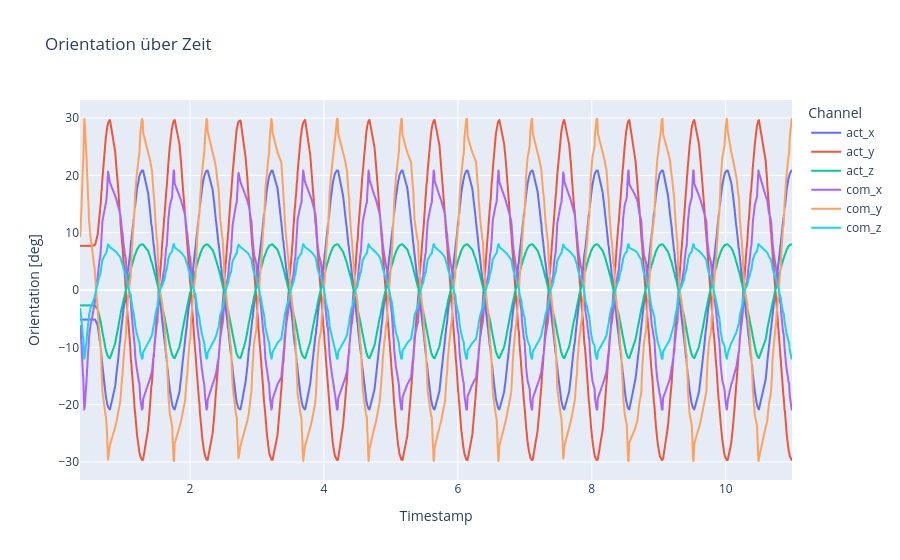

The notebook cell saved with this chart:
### Markdown cell above
orientation over time

### Code cell
# 1) DataFrame anlegen
df = pd.DataFrame({
    'timestamp': timestamps,
    'act_x': rpy_act[:, 0],
    'act_y': rpy_act[:, 1],
    'act_z': rpy_act[:, 2],
    'com_x': rpy_com[:, 0],
    'com_y': rpy_com[:, 1],
    'com_z': rpy_com[:, 2],
})

# 1) In Long-Form umwandeln
df_long = df.melt(
    id_vars='timestamp',
    value_vars=df.columns[1:],
    var_name='Channel',
    value_name='Orientation [deg]'
)

# 2) Plot bauen
fig = px.line(
    df_long,
    x='timestamp',
    y='Orientation [deg]',
    color='Channel',
    title="Orientation über Zeit",
    labels={'timestamp': 'Timestamp'}
)

# 3) Achsen anpassen
fig.update_xaxes(
    tickformat="%H:%M:%S\n%d-%m-%Y",
)

fig.show()

### Figure 1 — Plotly figure (JSON) as saved in the notebook; plotly's stock layout.template omitted (floating-point values rounded to 4 significant figures; data arrays with more than 128 entries replaced by an {"elided": "..."} marker saying what was removed)
{"data": [{"hovertemplate": "Channel=act_x<br>Timestamp=%{x}<br>Orientation [deg]=%{y}<extra></extra>", "legendgroup": "act_x", "line": {"color": "#636efa", "dash": "solid"}, "marker": {"symbol": "circle"}, "mode": "lines", "name": "act_x", "showlegend": true, "type": "scattergl", "x": {"elided": "895 float values"}, "xaxis": "x", "y": {"elided": "895 float values"}, "yaxis": "y"}, {"hovertemplate": "Channel=act_y<br>Timestamp=%{x}<br>Orientation [deg]=%{y}<extra></extra>", "legendgroup": "act_y", "line": {"color": "#EF553B", "dash": "solid"}, "marker": {"symbol": "circle"}, "mode": "lines", "name": "act_y", "showlegend": true, "type": "scattergl", "x": {"elided": "895 float values"}, "xaxis": "x", "y": {"elided": "895 float values"}, "yaxis": "y"}, {"hovertemplate": "Channel=act_z<br>Timestamp=%{x}<br>Orientation [deg]=%{y}<extra></extra>", "legendgroup": "act_z", "line": {"color": "#00cc96", "dash": "solid"}, "marker": {"symbol": "circle"}, "mode": "lines", "name": "act_z", "showlegend": true, "type": "scattergl", "x": {"elided": "895 float values"}, "xaxis": "x", "y": {"elided": "895 float values"}, "yaxis": "y"}, {"hovertemplate": "Channel=com_x<br>Timestamp=%{x}<br>Orientation [deg]=%{y}<extra></extra>", "legendgroup": "com_x", "line": {"color": "#ab63fa", "dash": "solid"}, "marker": {"symbol": "circle"}, "mode": "lines", "name": "com_x", "showlegend": true, "type": "scattergl", "x": {"elided": "895 float values"}, "xaxis": "x", "y": {"elided": "895 float values"}, "yaxis": "y"}, {"hovertemplate": "Channel=com_y<br>Timestamp=%{x}<br>Orientation [deg]=%{y}<extra></extra>", "legendgroup": "com_y", "line": {"color": "#FFA15A", "dash": "solid"}, "marker": {"symbol": "circle"}, "mode": "lines", "name": "com_y", "showlegend": true, "type": "scattergl", "x": {"elided": "895 float values"}, "xaxis": "x", "y": {"elided": "895 float values"}, "yaxis": "y"}, {"hovertemplate": "Channel=com_z<br>Timestamp=%{x}<br>Orientation [deg]=%{y}<extra></extra>", "legendgroup": "com_z", "line": {"color": "#19d3f3", "dash": "solid"}, "marker": {"symbol": "circle"}, "mode": "lines", "name": "com_z", "showlegend": true, "type": "scattergl", "x": {"elided": "895 float values"}, "xaxis": "x", "y": {"elided": "895 float values"}, "yaxis": "y"}], "layout": {"legend": {"title": {"text": "Channel"}, "tracegroupgap": 0}, "title": {"text": "Orientation über Zeit"}, "xaxis": {"anchor": "y", "domain": [0, 1], "tickformat": "%H:%M:%S\n%d-%m-%Y", "title": {"text": "Timestamp"}}, "yaxis": {"anchor": "x", "domain": [0, 1], "title": {"text": "Orientation [deg]"}}}}
